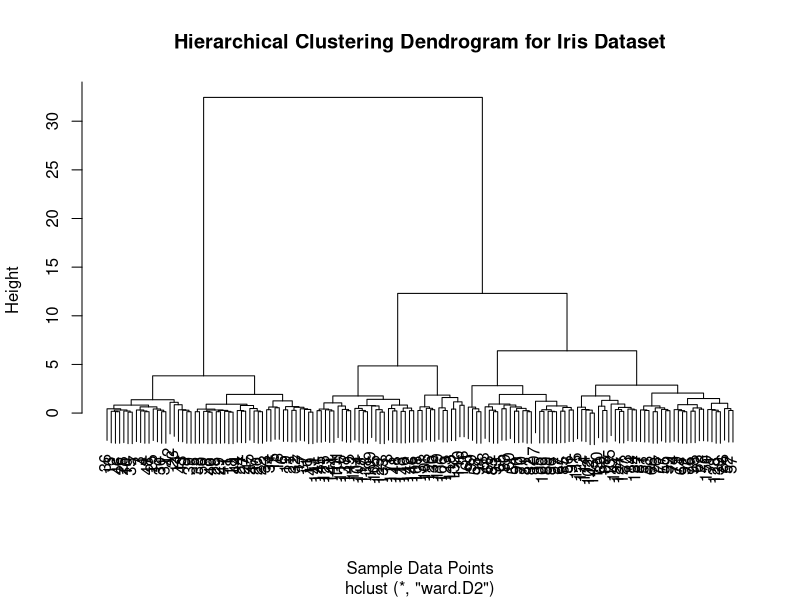

This figure's R source:

  
  # Load required libraries
  library(cluster)

# Load the Iris dataset
data(iris)

# Perform hierarchical clustering using dynamic modeling
dist_matrix <- dist(iris[, -5])  # Calculate the distance matrix (excluding Species column)
hc_model <- hclust(dist_matrix, method = "ward.D2")  # Apply hierarchical clustering with Ward linkage

# Plot the dendrogram to visualize the clustering
plot(hc_model, main = "Hierarchical Clustering Dendrogram for Iris Dataset", xlab = "Sample Data Points")

# Cut the dendrogram to get cluster labels
cluster_labels <- cutree(hc_model, k = 3)  # Specify the number of clusters (k) you want

# Print the cluster labels
print(cluster_labels)